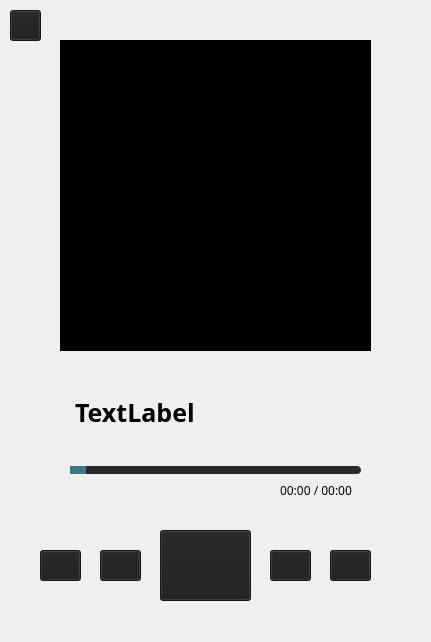
<?xml version="1.0" encoding="UTF-8"?>
<ui version="4.0">
 <class>MainWindow</class>
 <widget class="QMainWindow" name="MainWindow">
  <property name="geometry">
   <rect>
    <x>0</x>
    <y>0</y>
    <width>431</width>
    <height>642</height>
   </rect>
  </property>
  <property name="cursor">
   <cursorShape>ArrowCursor</cursorShape>
  </property>
  <property name="windowTitle">
   <string>MainWindow</string>
  </property>
  <property name="autoFillBackground">
   <bool>false</bool>
  </property>
  <widget class="QWidget" name="centralwidget">
   <widget class="QPushButton" name="BPause">
    <property name="geometry">
     <rect>
      <x>160</x>
      <y>530</y>
      <width>91</width>
      <height>71</height>
     </rect>
    </property>
    <property name="cursor">
     <cursorShape>ArrowCursor</cursorShape>
    </property>
    <property name="styleSheet">
     <string notr="true">background-color:#1d1d1d</string>
    </property>
    <property name="text">
     <string/>
    </property>
   </widget>
   <widget class="QPushButton" name="BBack">
    <property name="geometry">
     <rect>
      <x>100</x>
      <y>550</y>
      <width>41</width>
      <height>31</height>
     </rect>
    </property>
    <property name="cursor">
     <cursorShape>ArrowCursor</cursorShape>
    </property>
    <property name="styleSheet">
     <string notr="true">background-color:#1d1d1d</string>
    </property>
    <property name="text">
     <string/>
    </property>
   </widget>
   <widget class="QPushButton" name="BNext">
    <property name="geometry">
     <rect>
      <x>270</x>
      <y>550</y>
      <width>41</width>
      <height>31</height>
     </rect>
    </property>
    <property name="cursor">
     <cursorShape>ArrowCursor</cursorShape>
    </property>
    <property name="styleSheet">
     <string notr="true">background-color:#1d1d1d</string>
    </property>
    <property name="text">
     <string/>
    </property>
   </widget>
   <widget class="QLabel" name="album_image">
    <property name="geometry">
     <rect>
      <x>60</x>
      <y>40</y>
      <width>311</width>
      <height>311</height>
     </rect>
    </property>
    <property name="cursor">
     <cursorShape>ArrowCursor</cursorShape>
    </property>
    <property name="styleSheet">
     <string notr="true">background-color:#000000</string>
    </property>
    <property name="text">
     <string/>
    </property>
   </widget>
   <widget class="QLabel" name="Song_Name">
    <property name="geometry">
     <rect>
      <x>75</x>
      <y>377</y>
      <width>281</width>
      <height>71</height>
     </rect>
    </property>
    <property name="font">
     <font>
      <family>JetBrainsMono Nerd Font</family>
      <pointsize>19</pointsize>
      <bold>true</bold>
     </font>
    </property>
    <property name="cursor">
     <cursorShape>ArrowCursor</cursorShape>
    </property>
    <property name="text">
     <string>TextLabel</string>
    </property>
   </widget>
   <widget class="QPushButton" name="BReturn">
    <property name="geometry">
     <rect>
      <x>10</x>
      <y>10</y>
      <width>31</width>
      <height>31</height>
     </rect>
    </property>
    <property name="cursor">
     <cursorShape>ArrowCursor</cursorShape>
    </property>
    <property name="styleSheet">
     <string notr="true">background-color:#1d1d1d</string>
    </property>
    <property name="text">
     <string/>
    </property>
   </widget>
   <widget class="QSlider" name="Slider">
    <property name="geometry">
     <rect>
      <x>70</x>
      <y>460</y>
      <width>291</width>
      <height>20</height>
     </rect>
    </property>
    <property name="styleSheet">
     <string notr="true">QSlider::groove:horizontal {
    background: #292929;
    height: 8px;
    border-radius: 4px;
}

QSlider::sub-page:horizontal {
    background: #3c7885;
    height: 8px;
    border-radius: 4px;
}

QSlider::handle:horizontal {
    background: #3c7885;
    width: 16px;
    height: 16px; 
    border-radius: 10px;
}

QSlider::handle:horizontal:hover {
    background: #3c7885;
}
</string>
    </property>
    <property name="orientation">
     <enum>Qt::Horizontal</enum>
    </property>
   </widget>
   <widget class="QLabel" name="song_runtime">
    <property name="geometry">
     <rect>
      <x>280</x>
      <y>480</y>
      <width>111</width>
      <height>20</height>
     </rect>
    </property>
    <property name="font">
     <font>
      <family>JetBrains Mono</family>
      <pointsize>9</pointsize>
      <bold>false</bold>
     </font>
    </property>
    <property name="text">
     <string>00:00 / 00:00</string>
    </property>
   </widget>
   <widget class="QPushButton" name="BReload">
    <property name="geometry">
     <rect>
      <x>330</x>
      <y>550</y>
      <width>41</width>
      <height>31</height>
     </rect>
    </property>
    <property name="cursor">
     <cursorShape>ArrowCursor</cursorShape>
    </property>
    <property name="styleSheet">
     <string notr="true">background-color:#1d1d1d</string>
    </property>
    <property name="text">
     <string/>
    </property>
   </widget>
   <widget class="QPushButton" name="BMute">
    <property name="geometry">
     <rect>
      <x>40</x>
      <y>550</y>
      <width>41</width>
      <height>31</height>
     </rect>
    </property>
    <property name="cursor">
     <cursorShape>ArrowCursor</cursorShape>
    </property>
    <property name="styleSheet">
     <string notr="true">background-color:#1d1d1d</string>
    </property>
    <property name="text">
     <string/>
    </property>
   </widget>
  </widget>
 </widget>
 <resources/>
 <connections/>
</ui>
